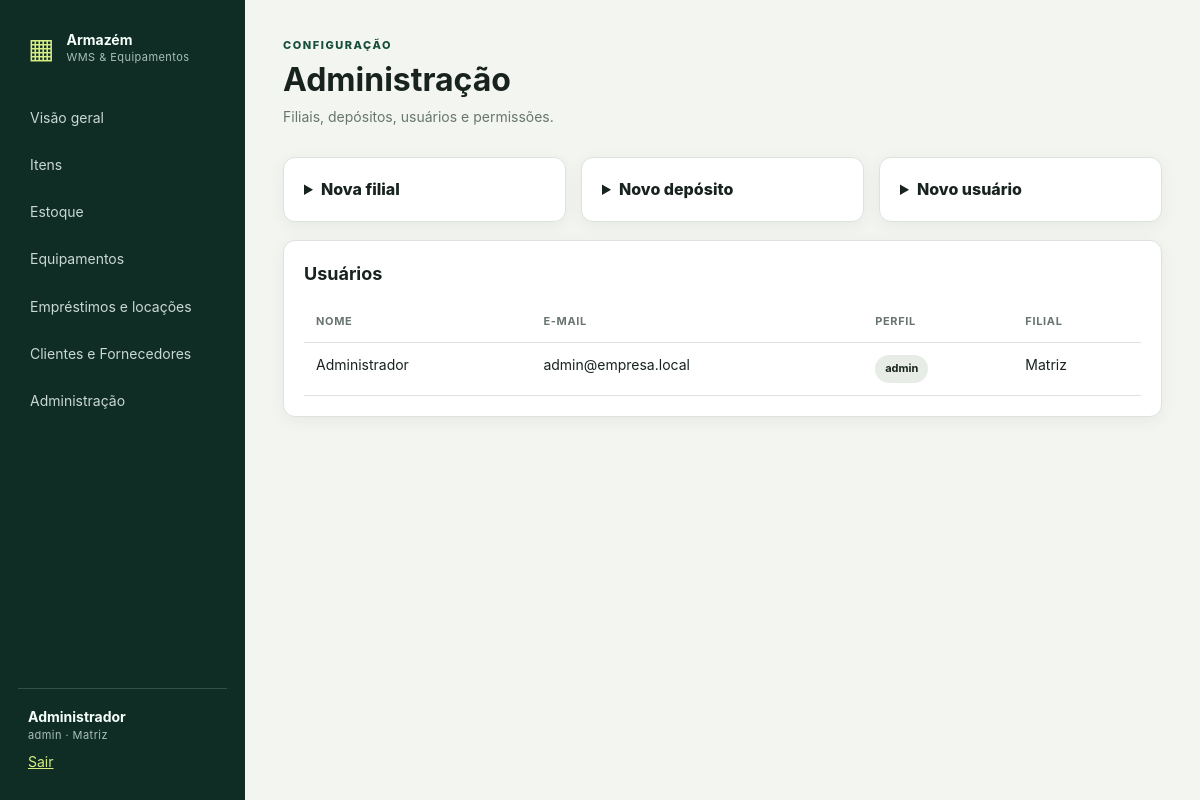
Page /admin (signed in) on the earlier database version.
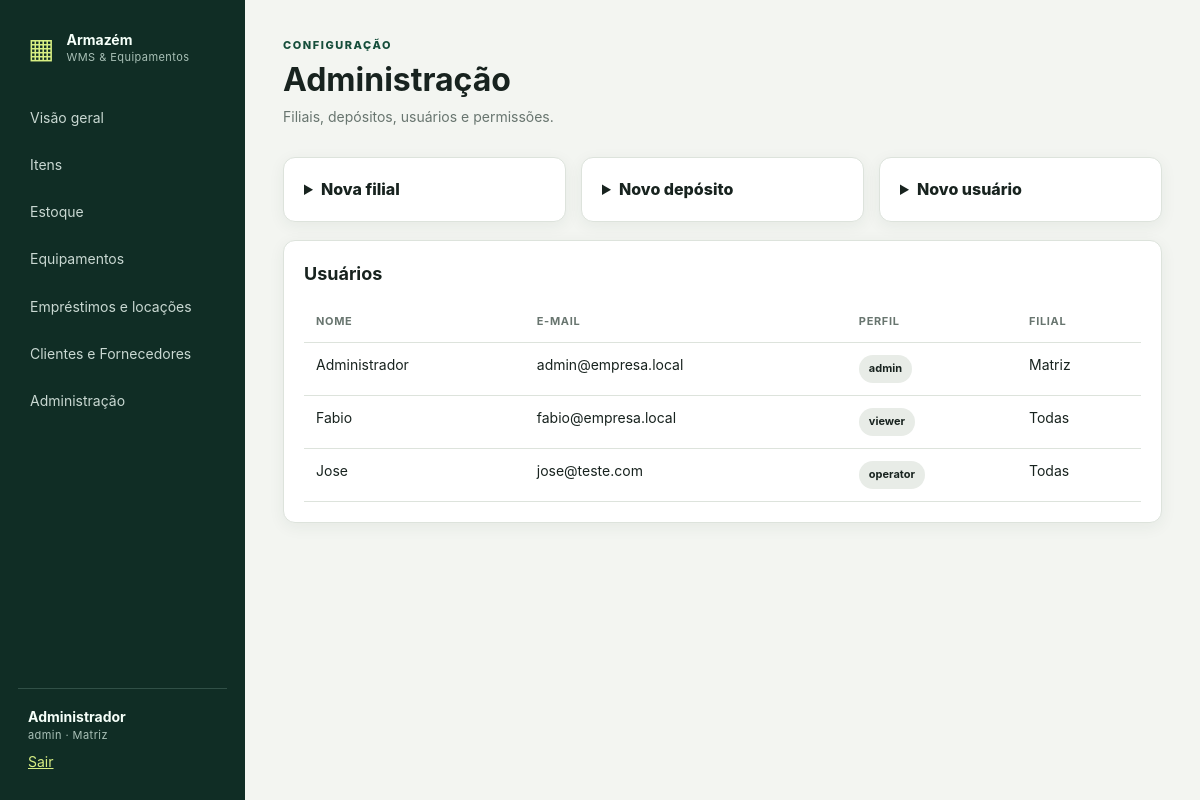
Same page on the later database version.
### models.py (models this page shows, shortened)
class User(UserMixin, db.Model):
    __tablename__ = "users"
    id = db.Column(db.Integer, primary_key=True)
    name = db.Column(db.String(120), nullable=False)
    email = db.Column(db.String(180), unique=True, nullable=False)
    password_hash = db.Column(db.String(255), nullable=False)
    role = db.Column(db.String(20), default="operator", nullable=False)
    branch_id = db.Column(db.Integer, db.ForeignKey("branches.id"))
    active = db.Column(db.Boolean, default=True, nullable=False)
    branch = db.relationship("Branch")
    def can(self, *roles): return self.role in roles

class Branch(db.Model):
    __tablename__ = "branches"
    id = db.Column(db.Integer, primary_key=True)
    code = db.Column(db.String(20), unique=True, nullable=False)
    name = db.Column(db.String(120), nullable=False)
    active = db.Column(db.Boolean, default=True, nullable=False)

### app.py (the view, shortened to what this page needs)
    @app.route("/admin", methods=["GET", "POST"])
    @login_required
    @roles("admin")
    def admin():
        return render_template("admin.html", branches=Branch.query.order_by(Branch.code).all(), warehouses=Warehouse.query.order_by(Warehouse.code).all(), users=User.query.order_by(User.name).all())

### templates/admin.html (shortened to what this page needs)
{% extends 'base.html' %}{% block content %}<header><div><small>CONFIGURAÇÃO</small><h1>Administração</h1><p>Filiais, depósitos, usuários e permissões.</p></div></header><section class="cards"><details class="panel form-panel"><summary>Nova filial</summary></details><details class="panel form-panel"><summary>Novo depósito</summary></details><details class="panel form-panel"><summary>Novo usuário</summary></details></section><section class="panel"><h2>Usuários</h2><table><thead><tr><th>Nome</th><th>E-mail</th><th>Perfil</th><th>Filial</th></tr></thead><tbody>{% for u in users %}<tr><td>{{u.name}}</td><td>{{u.email}}</td><td><span class="badge">{{u.role}}</span></td><td>{{u.branch.name if u.branch else 'Todas'}}</td></tr>{% endfor %}</tbody></table></section>{% endblock %}

### templates/base.html (shortened to what this page needs)
<!doctype html><html lang="pt-BR"><head><link rel="stylesheet" href="{{ url_for('static',filename='style.css') }}"></head><body>
{% if current_user.is_authenticated %}<aside><div class="brand"><span>▦</span><div><b>Armazém</b><small>WMS & Equipamentos</small></div></div><nav><a href="{{url_for('dashboard')}}">Visão geral</a><a href="{{url_for('items')}}">Itens</a><a href="{{url_for('stock')}}">Estoque</a><a href="{{url_for('assets')}}">Equipamentos</a><a href="{{url_for('loans')}}">Empréstimos e locações</a><a href="{{url_for('parties')}}">Clientes e Fornecedores</a>{% if current_user.role=='admin' %}<a href="{{url_for('admin')}}">Administração</a>{% endif %}</nav><div class="account"><b>{{current_user.name}}</b><small>{{current_user.role}} · {{current_user.branch.name if current_user.branch else 'Todas'}}</small><a href="{{url_for('logout')}}">Sair</a></div></aside>{% endif %}
<main class="">{% block content %}{% endblock %}</main></body></html>

Differences in the rows shown:
added User: name "Fabio", email "fabio@empresa.local", role "viewer", branch "Todas"
added User: name "Jose", email "jose@teste.com", role "operator", branch "Todas"
